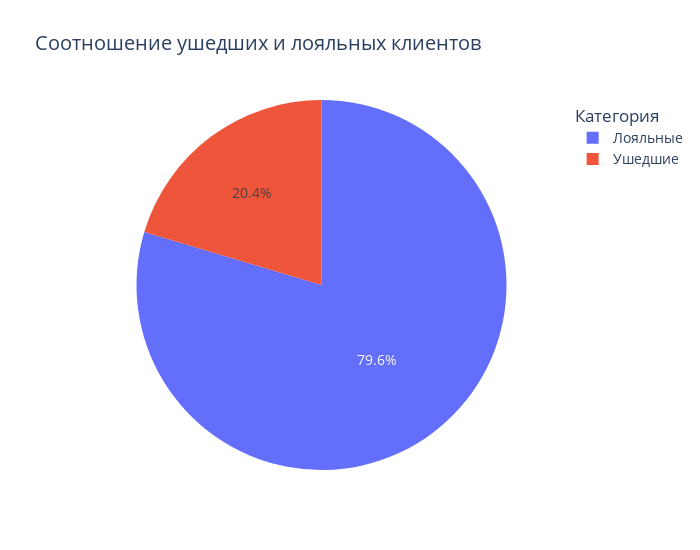

The code cell stored with this chart in its notebook:
### Markdown cell above
Построим круговую диаграмму для сравнения 2 категорий клиентов

### Code cell
fig = px.pie(
    data_frame=churn_data,
    names=churn_data['Exited'].map({1:'Ушедшие', 0:'Лояльные'}),
    title='Соотношение ушедших и лояльных клиентов',
    values=churn_data['Clients'],
    width=700,
    height=550
)

fig.update_layout(legend_title='Категория', font_size=14)

fig.show()
fig.write_html('files to share/9.1.html')

### Figure 1 — Plotly figure (JSON) as saved in the notebook; plotly's stock layout.template omitted (floating-point values rounded to 4 significant figures; data arrays with more than 128 entries replaced by an {"elided": "..."} marker saying what was removed)
{"data": [{"domain": {"x": [0, 1], "y": [0, 1]}, "hovertemplate": "label=%{label}<br>Clients=%{value}<extra></extra>", "labels": {"elided": "10000 str values"}, "legendgroup": "", "name": "", "showlegend": true, "type": "pie", "values": {"elided": "10000 int values"}}], "layout": {"font": {"size": 14}, "height": 550, "legend": {"title": {"text": "Категория"}, "tracegroupgap": 0}, "title": {"text": "Соотношение ушедших и лояльных клиентов"}, "width": 700}}
